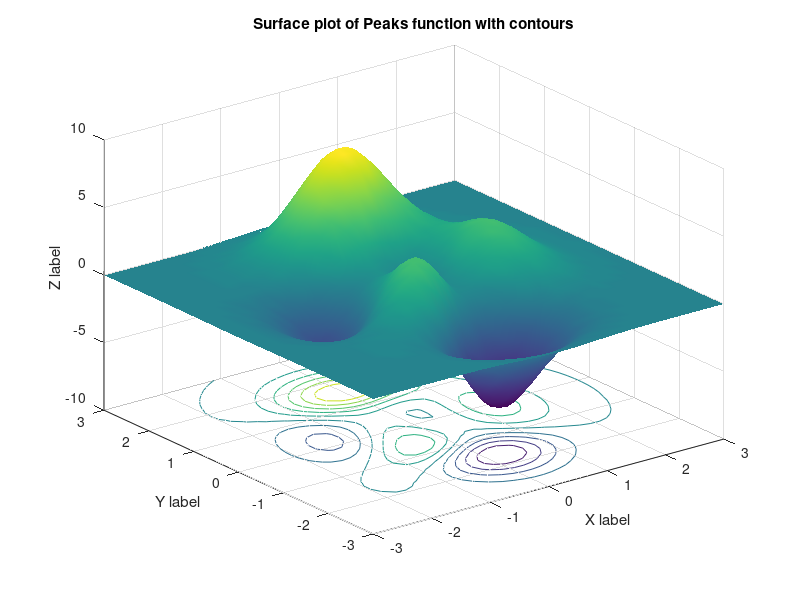

MATLAB code to generate this figure:
% Plotting a shaded surface and the conours in 3D

close all                 % close all graphics windows

[x,y,z] = peaks(40);      % create the surface


surfc( x, y, z ),
   % shading flat,           % try this option
   shading interp,           % smooth is nice
   xlabel('X label'),
   ylabel('Y label'),
   zlabel('Z label'),
   grid on,
   title('Surface plot of Peaks function with contours')